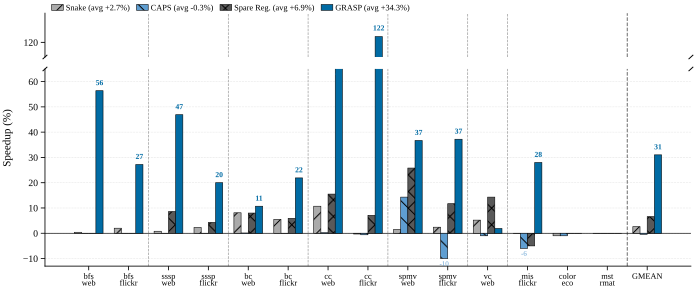

Here is the Python script that generated this plot:
#!/usr/bin/env python3
"""
Proto Figure C: SOTA Baseline Comparison (grouped bar chart).

Compares GRASP (D5b) vs 3 SOTA baselines (Snake, CAPS, Spare Register)
across ~15 representative workloads + GMEAN.

Data sources:
  - SOTA speedups: ima_plan/05_implementation/sota_baseline/sota_experiment_results.md
  - GRASP D5b speedups: ima_plan/06_evaluation_plan/throttle_control_results.md
"""

import sys
from pathlib import Path
import numpy as np

_REPO = Path(__file__).resolve().parents[4]
sys.path.insert(0, str(_REPO / "ima_plan/07_paper_outline/plot_style"))
from plot_util import apply_style, figsize_full, CB10, HATCHES, save_fig

import matplotlib.pyplot as plt

apply_style()

# ── Data (hardcoded from experiment results) ─────────────────────────────────
# Speedup% vs NP baseline for each scheme.
# Order: workloads grouped by algorithm, then dataset.

WORKLOADS = [
    # --- BFS ---
    "bfs\nweb",
    "bfs\nflickr",
    # --- SSSP ---
    "sssp\nweb",
    "sssp\nflickr",
    # --- BC ---
    "bc\nweb",
    "bc\nflickr",
    # --- CC ---
    "cc\nweb",
    "cc\nflickr",
    # --- SpMV ---
    "spmv\nweb",
    "spmv\nflickr",
    # --- VC ---
    "vc\nweb",
    # --- Extended ---
    "mis\nflickr",
    "color\neco",
    "mst\nrmat",
    # --- GMEAN ---
    "GMEAN",
]

# Algorithm group boundaries (index of first workload in each group)
# Used for vertical separator lines.
GROUP_BOUNDS = [0, 2, 4, 6, 8, 10, 11, 14]  # BFS|SSSP|BC|CC|SpMV|VC|Ext|GMEAN
GROUP_LABELS = ["BFS", "SSSP", "BC", "CC", "SpMV", "VC", "Extended", ""]

# Speedup data: Snake, CAPS, Spare Register, GRASP (D5b)
# Sources: sota_experiment_results.md tables, throttle_control_results.md D5b section
data_snake = [
    # BFS: web, flickr
    0.4,  2.0,
    # SSSP: web, flickr
    0.8,  2.3,
    # BC: web, flickr
    8.1,  5.5,
    # CC: web, flickr
    10.7, -0.3,
    # SpMV: web, flickr
    1.5,  2.4,
    # VC: web
    5.2,
    # Extended: MIS flickr, Color eco, MST rmat
    0.0, -1.0, 0.0,
]

data_caps = [
    # BFS: web, flickr
    0.0,  0.0,
    # SSSP: web, flickr
    -0.0, -0.0,
    # BC: web, flickr
    0.1,  0.0,
    # CC: web, flickr
    0.2, -0.6,
    # SpMV: web, flickr
    14.3, -10.0,
    # VC: web
    -1.0,
    # Extended: MIS flickr, Color eco, MST rmat
    -6.0, -1.0, 0.0,
]

data_spare = [
    # BFS: web, flickr
    0.0,  0.0,
    # SSSP: web, flickr
    8.6,  4.3,
    # BC: web, flickr
    8.0,  5.9,
    # CC: web, flickr
    15.5, 7.1,
    # SpMV: web, flickr
    25.8, 11.7,
    # VC: web
    14.3,
    # Extended: MIS flickr, Color eco, MST rmat
    -5.0, 0.0, 0.0,
]

data_grasp = [
    # BFS: web, flickr (D5b)
    56.4, 27.2,
    # SSSP: web, flickr (D5b)
    46.9, 20.0,
    # BC: web, flickr (D5b)
    10.7, 21.9,
    # CC: web, flickr (D5b)
    70.9, 122.0,
    # SpMV: web, flickr (D5b)
    36.7, 37.2,
    # VC: web (D5b)
    1.9,
    # Extended: MIS flickr (D5b), Color eco, MST rmat
    28.0, 0.0, 0.0,
]


def gmean_speedup(values):
    """Geometric mean of (1 + speedup/100) - 1, expressed as %."""
    ratios = [1.0 + v / 100.0 for v in values]
    product = 1.0
    for r in ratios:
        product *= r
    gm = product ** (1.0 / len(ratios))
    return (gm - 1.0) * 100.0


# Append GMEAN for each scheme
data_snake.append(gmean_speedup(data_snake))
data_caps.append(gmean_speedup(data_caps))
data_spare.append(gmean_speedup(data_spare))
data_grasp.append(gmean_speedup(data_grasp))

# ── Scheme definitions ───────────────────────────────────────────────────────
schemes = [
    ("Snake",         data_snake, CB10[2], HATCHES[1]),   # green, //
    ("CAPS",          data_caps,  CB10[4], HATCHES[2]),   # purple, \\
    ("Spare Reg.",    data_spare, CB10[3], HATCHES[3]),   # red, xx
    ("GRASP",         data_grasp, CB10[0], HATCHES[0]),   # blue, solid
]

n_workloads = len(WORKLOADS)
n_schemes = len(schemes)
assert all(len(d) == n_workloads for _, d, _, _ in schemes), \
    f"Data length mismatch: expected {n_workloads}"

# ── Plot (broken y-axis: lower panel for detail, upper for outliers) ─────────
x = np.arange(n_workloads)
bar_width = 0.18
offsets = np.array([-(1.5 * bar_width), -(0.5 * bar_width),
                     (0.5 * bar_width),  (1.5 * bar_width)])

# Break point: most data is in [-15, 60]; cc_flickr GRASP = 122%
BREAK_LO = 65     # top of lower panel
BREAK_HI = 115    # bottom of upper panel
HEIGHT_RATIO = [1, 4.5]  # upper panel much smaller (only shows 122)

fig, (ax_top, ax_bot) = plt.subplots(
    2, 1, sharex=True,
    figsize=figsize_full(aspect=0.42),
    gridspec_kw={"height_ratios": HEIGHT_RATIO, "hspace": 0.04},
    constrained_layout=True,
)

bar_containers_bot = []
bar_containers_top = []
for i, (name, vals, color, hatch) in enumerate(schemes):
    bars_bot = ax_bot.bar(x + offsets[i], vals, bar_width,
                          label=name, color=color, hatch=hatch,
                          edgecolor="black", linewidth=0.4, zorder=3)
    bars_top = ax_top.bar(x + offsets[i], vals, bar_width,
                          color=color, hatch=hatch,
                          edgecolor="black", linewidth=0.4, zorder=3)
    bar_containers_bot.append(bars_bot)
    bar_containers_top.append(bars_top)

# ── Set y-limits for broken axis ────────────────────────────────────────────
data_min = min(min(d) for _, d, _, _ in schemes)
ax_bot.set_ylim(data_min - 3, BREAK_LO)
ax_top.set_ylim(BREAK_HI, 130)

# Disable grid on top panel (only one tick, grid line is visual noise)
ax_top.grid(False)

# Hide spines at the break
ax_top.spines["bottom"].set_visible(False)
ax_bot.spines["top"].set_visible(False)
ax_top.tick_params(bottom=False)

# Draw break marks using physical-size offsets so they look the same
# regardless of panel height.  We use matplotlib's offset-point transform.
from matplotlib.transforms import ScaledTranslation
_pt = fig.dpi_scale_trans  # 1 unit = 1 point

for ax_brk, y_frac in [(ax_top, 0.0), (ax_bot, 1.0)]:
    for x_frac in [0.0, 1.0]:
        # Centre of the break mark in axes coords
        cx, cy = x_frac, y_frac
        dp = 2.5  # half-size in points
        # Convert points to axes-fraction offsets
        inv = ax_brk.transAxes.inverted()
        p0 = inv.transform(ax_brk.transAxes.transform((cx, cy))
                           + np.array([-dp, -dp]))
        p1 = inv.transform(ax_brk.transAxes.transform((cx, cy))
                           + np.array([dp, dp]))
        ax_brk.plot([p0[0], p1[0]], [p0[1], p1[1]],
                    transform=ax_brk.transAxes, color="black",
                    linewidth=0.7, clip_on=False)

# ── Annotate GRASP bars ─────────────────────────────────────────────────────
# For bars in the lower range, annotate on ax_bot; for outliers, on ax_top.
# Bars in the break zone (BREAK_LO < h < BREAK_HI) are clipped in bottom
# panel -- annotate at the clip boundary.
grasp_vals = data_grasp
for j, bar in enumerate(bar_containers_bot[-1]):
    h = grasp_vals[j]
    if abs(h) < 5.0:
        continue  # skip small values to avoid clutter
    if h >= BREAK_HI:
        # Outlier visible in top panel
        bar_top = bar_containers_top[-1][j]
        ax_top.text(bar_top.get_x() + bar_top.get_width() / 2,
                    h + 1.5, f"{h:.0f}",
                    ha="center", va="bottom", fontsize=5.5,
                    fontweight="bold", color=CB10[0])
    elif h > BREAK_LO:
        # In the break zone: bar is clipped at BREAK_LO in bottom panel.
        # Place label just below the clip edge.
        ax_bot.text(bar.get_x() + bar.get_width() / 2,
                    BREAK_LO - 1.5, f"{h:.0f}",
                    ha="center", va="top", fontsize=5.5,
                    fontweight="bold", color=CB10[0])
    else:
        va = "bottom" if h >= 0 else "top"
        y_pos = h + (1.5 if h >= 0 else -1.5)
        ax_bot.text(bar.get_x() + bar.get_width() / 2, y_pos,
                    f"{h:.0f}", ha="center", va=va, fontsize=5.5,
                    fontweight="bold", color=CB10[0])

# ── Annotate notable negative bars (CAPS degradation) ───────────────────────
caps_vals = data_caps
for j, bar in enumerate(bar_containers_bot[1]):  # CAPS is index 1
    h = caps_vals[j]
    if h < -3.0:  # annotate notable negative values
        ax_bot.text(bar.get_x() + bar.get_width() / 2,
                    h - 1.0, f"{h:.0f}",
                    ha="center", va="top", fontsize=5, color=CB10[4])

# ── Vertical group separators (on both panels) ─────────────────────────────
for ax in (ax_top, ax_bot):
    for bound in GROUP_BOUNDS[1:-1]:
        ax.axvline(x=bound - 0.5, color="#999999", linewidth=0.5,
                   linestyle="--", zorder=1)
    ax.axvline(x=n_workloads - 1.5, color="#666666", linewidth=0.7,
               linestyle="--", zorder=1)

# ── Axes ─────────────────────────────────────────────────────────────────────
ax_bot.set_ylabel("Speedup (%)")
ax_bot.yaxis.set_label_coords(-0.05, 0.65)  # center label across both panels
ax_bot.set_xticks(x)
ax_bot.set_xticklabels(WORKLOADS, fontsize=6, linespacing=0.85)
ax_bot.axhline(y=0, color="black", linewidth=0.5, zorder=2)

# Fewer y-ticks on top panel
ax_top.set_yticks([120])
ax_bot.set_yticks([-10, 0, 10, 20, 30, 40, 50, 60])

# ── Legend (top panel, with average speedup per scheme) ─────────────────────
legend_labels = []
for name, vals, _, _ in schemes:
    avg = np.mean(vals[:-1])  # exclude GMEAN
    legend_labels.append(f"{name} (avg {avg:+.1f}%)")

handles = list(bar_containers_bot)
ax_top.legend(handles, legend_labels,
              loc="upper left", ncol=4, fontsize=6,
              handlelength=1.4, columnspacing=0.8, handletextpad=0.3,
              bbox_to_anchor=(0.0, 1.35))

# ── Save ─────────────────────────────────────────────────────────────────────
out_dir = Path(__file__).resolve().parent
save_fig(fig, "proto_figC_sota", out_dir)
plt.close(fig)

print(f"Saved to {out_dir}/proto_figC_sota.{{pdf,svg}}")

# ── Print summary ────────────────────────────────────────────────────────────
print("\n--- GMEAN Speedup ---")
for name, vals, _, _ in schemes:
    print(f"  {name:12s}: {vals[-1]:+.2f}%")
